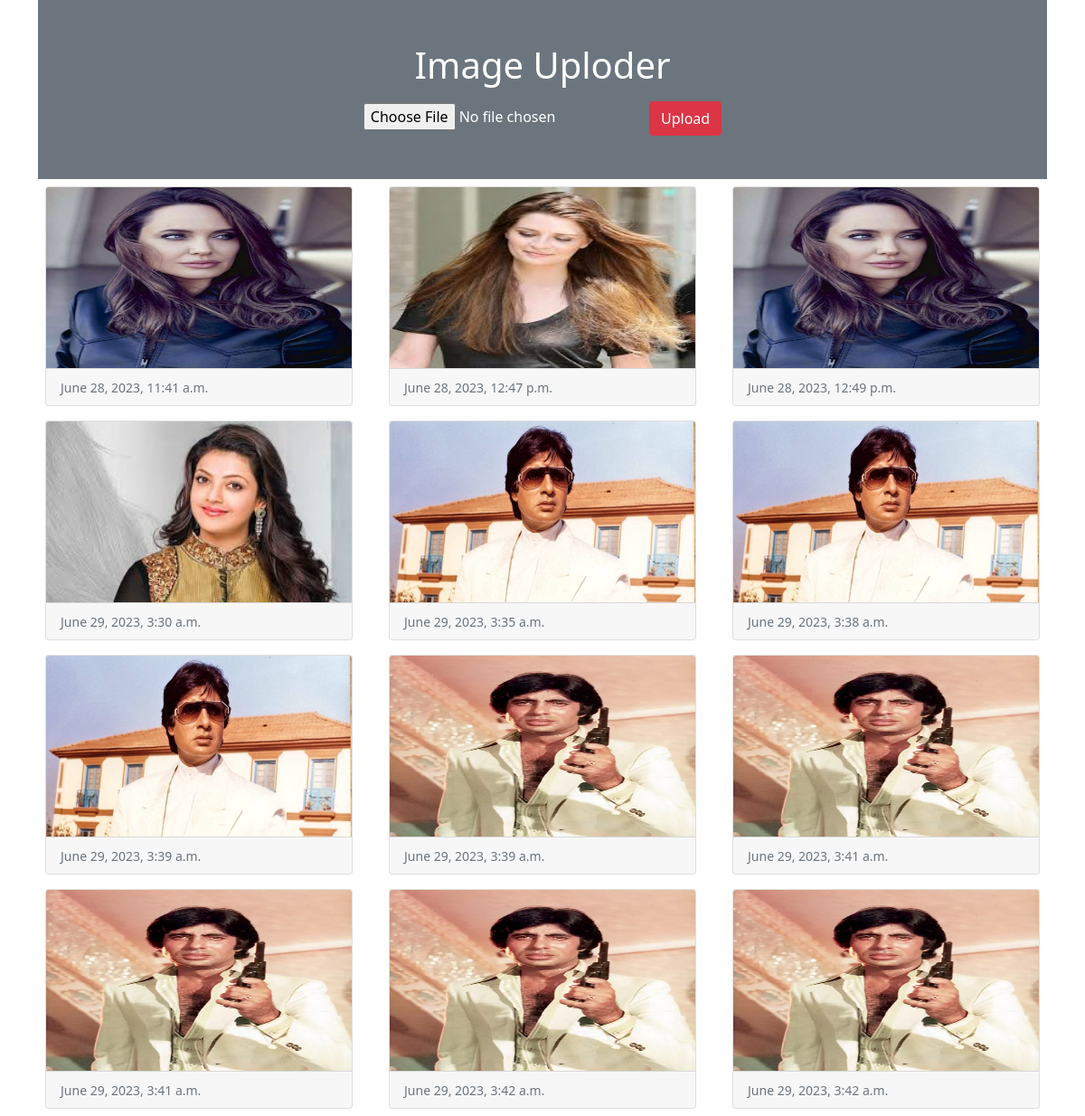
The page / on the database its author committed.
### myapp/models.py (models this page shows)
class Images(models.Model):
    photos = models.ImageField(upload_to="myimages")
    date = models.DateTimeField(auto_now_add=True)

### myapp/views.py (the view)
# urls.py: 2. Add a URL to urlpatterns:  path('', views.home, name='home')
def home(request):
    if request.method == "POST":
        form = Imageforms(request.POST , request.FILES)
        if form.is_valid():
            form.save()
    form = Imageforms()
    img = Images.objects.all()
    return render(request , 'myapp/home.html',{'img':img , 'form':form})

### myapp/forms.py
class Imageforms(forms.ModelForm):
    class Meta:
        model = Images
        fields = '__all__'
        labels = {'photos':''}

### myapp/templates/myapp/home.html (shortened to what this page needs)
<!doctype html>
<html lang="en">
  <head>
    <link href="https://cdn.jsdelivr.net/npm/bootstrap@5.0.2/dist/css/bootstrap.min.css" rel="stylesheet">
  </head>
  <body>
    <div class="container">
        <div class="py-5 text-center bg-secondary text-white">
            <h1 class="mb-3">Image Uploder</h1>
            <form action="" method="post" enctype="multipart/form-data">
                {{form}}
                <input type="submit" class="btn btn-danger"  value="Upload">
            </form>
        </div>
        <div class="row">
          {% for x in img %}
          <div class="col-sm-4">
             <div class="card m-2">
                <img src="{{x.photos.url}}" alt="" class="card-img-top" height="200px">
                <div class="card-footer">
                  <small class="text-muted">{{x.date}}</small>
                </div>
             </div>
          </div>
          {% endfor %}
        </div>
    </div>
  </body>
</html>

### rows shown on the page
Images: photos (picture), date "June 28, 2023, 11:41 a.m."
Images: photos (picture), date "June 28, 2023, 12:47 p.m."
Images: photos (picture), date "June 28, 2023, 12:49 p.m."
Images: photos (picture), date "June 29, 2023, 3:30 a.m."
Images: photos (picture), date "June 29, 2023, 3:35 a.m."
Images: photos (picture), date "June 29, 2023, 3:38 a.m."
Images: photos (picture), date "June 29, 2023, 3:39 a.m."
Images: photos (picture), date "June 29, 2023, 3:39 a.m."
Images: photos (picture), date "June 29, 2023, 3:41 a.m."
Images: photos (picture), date "June 29, 2023, 3:41 a.m."
Images: photos (picture), date "June 29, 2023, 3:42 a.m."
Images: photos (picture), date "June 29, 2023, 3:42 a.m."
